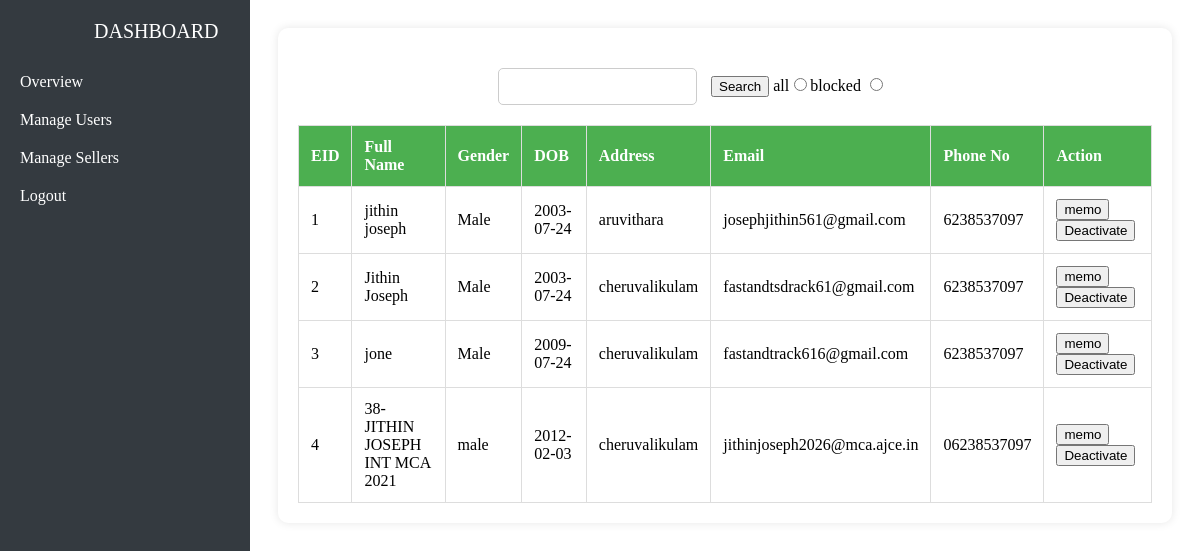
The app's page /admin/Manage_staff.php (signed in) with its own data.
### tables this page shows
CREATE TABLE `tbl_registration` (
  `regid` int(11) NOT NULL,
  `full_name` varchar(255) NOT NULL,
  `dob` date NOT NULL,
  `gender` varchar(10) NOT NULL,
  `street_address` varchar(255) NOT NULL,
  `city` varchar(100) NOT NULL,
  `state` varchar(100) NOT NULL,
  `postal` varchar(10) NOT NULL,
  `country` varchar(100) NOT NULL,
  `phone` varchar(15) NOT NULL,
  `age` int(11) NOT NULL,
  `fk_loginid` int(11) NOT NULL
);

### admin/Manage_staff.php (the view, shortened to what this page needs)
<?php
require('../Connect_database.php');
?>
<!DOCTYPE html>
<html lang="en">
<head>
  <link rel="stylesheet" href="../style2.css">
</head>
<body>
    <div class="sidebar">
        <label for="">DASHBOARD</label>
        <a href="overview.php">Overview</a>
         <a href="Manage_staff.php">Manage Users</a>
        <a href="Manage_seller.php">Manage Sellers</a>
        <a href="logout.php">Logout</a>
    </div>
    <div style="margin-left: 250px; padding: 20px;" >
  <div  id="user-details" class="profile-details">
        <div id="s12">
        <form id="searchForm" method="post" action="">
                <input type="text" id="searchInput" name="search" value="<?= isset($_POST['search']) ? htmlspecialchars($_POST['search']) : '' ?>">
                <button type="submit">Search</button>
               all<input type="radio" name="lf" value="all" id="all">blocked <input type="radio" name="lf" value="blocked" id="blocked">
                       </form>
        </div>
        <table>
            <tr>
                <th>EID</th>
                <th>Full Name</th>
                <th>Gender</th>
                <th>DOB</th>
                <th>Address</th>
                <th>Email</th>
                <th>Phone No</th>
                <th>Action</th>
            </tr>
            <?php
            $sql = "SELECT * FROM tbl_registration r, tbl_login l WHERE r.fk_loginid=l.login_id AND user_roles='0' AND l.status='1' ";
            if ($result = $conn->query($sql)) {
                if ($result->num_rows > 0) {
                    $i=1;
                    while ($row = $result->fetch_assoc()) { ?>
                         <form action="#" method="post">
                            <tr>
                                <td><?php echo $i; ?> </td>
                                <td><?= $row['full_name'] ?></td>
                                <td><?= $row['gender'] ?></td>
                                <td><?= $row['dob'] ?></td>
                                <td><?= $row['street_address'] ?></td>
                                <td><?= $row['username'] ?></td>
                                <td><?= $row['phone'] ?></td>
                                <td>
                                <?php
                                $i=$i+1;
                                ?>
                                <button type="button" name="memo" class="memo-btn" data-email="<?=$row['username'] ?>">memo</button>
                                <?php
                                if ($row['status'] == 0): ?>
        <button type="submit" name="status1" onclick="return confirm('Are you sure you want to activate this staff member?')">Activate</button>
    <?php else: ?>
        <button type="submit" name="status" onclick="return confirm('Are you sure you want to deactivate this staff member?')">Deactivate</button>
    <?php endif; ?>
                                </td>
                            </tr>
                        </form>
            <?php
                    }
                } else {
                    echo "<tr><td colspan='8'>No records found</td></tr>";
                }
            } else {
                echo "<tr><td colspan='8'>Error executing query: " . $conn->error . "</td></tr>";
            }
            ?>
        </table>
    </div>
    </div>
</body>
</html>

### style2.css (style rules this page uses)
#user-details { background-color: #ffffff; padding: 20px; border-radius: 10px; box-shadow: 0 0 10px rgba(0, 0, 0, 0.1); margin-right: auto; z-index: 2; }
.sidebar { height: 100%; width: 250px; position: fixed; top: 0; left: 0; background-color: #343a40; padding-top: 20px; }
.sidebar label { color: #ffffff; font-size: 20px; margin-bottom: 20px; display: block; text-align: center; }
.sidebar a { padding: 10px 20px; text-decoration: none; color: #ffffff; display: block; transition: background-color 0.3s ease; }
#s12 { margin-bottom: 20px; }
table { width: 100%; border-collapse: collapse; }
th, td { border: 1px solid #ddd; padding: 12px; text-align: left; }
th { background-color: #4CAF50; color: white; }
label { text-align: right; padding-left:25%; }
tr td { width: fit-content; }
#s12 { margin-left: 200px; margin-top: 20px; }
#searchForm { margin-bottom: 20px; }
#searchInput { padding: 10px; border-radius: 5px; border: 1px solid #ccc; margin-right: 10px; }

### records on screen
tbl_registration: full_name "jithin joseph", gender "Male", dob "2003-07-24", street_address "aruvithara", fk_loginid.username "josephjithin561@gmail.com", phone "6238537097"
tbl_registration: full_name "Jithin Joseph", gender "Male", dob "2003-07-24", street_address "cheruvalikulam", fk_loginid.username "fastandtsdrack61@gmail.com", phone "6238537097"
tbl_registration: full_name "jone", gender "Male", dob "2009-07-24", street_address "cheruvalikulam", fk_loginid.username "fastandtrack616@gmail.com", phone "6238537097"
tbl_registration: full_name "38-JITHIN JOSEPH INT MCA 2021", gender "male", dob "2012-02-03", street_address "cheruvalikulam", fk_loginid.username "jithinjoseph2026@mca.ajce.in", phone "06238537097"
